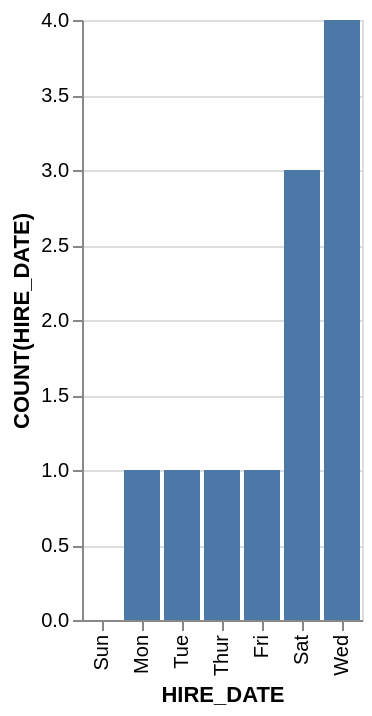

Source (Vega-Lite JSON):
### Vega-Lite specification from a JSON file in a GitHub repository (floating-point values rounded to 4 significant figures)
{"data": {"values": [{"x_data": "Mon", "y_data": 1}, {"x_data": "Tue", "y_data": 1}, {"x_data": "Wed", "y_data": 4}, {"x_data": "Thur", "y_data": 1}, {"x_data": "Fri", "y_data": 1}, {"x_data": "Sat", "y_data": 3}, {"x_data": "Sun", "y_data": 0}]}, "mark": "bar", "encoding": {"x": {"field": "x_data", "type": "nominal", "title": "HIRE_DATE", "sort": {"op": "sum", "field": "y_data", "order": "ascending"}}, "y": {"field": "y_data", "type": "quantitative", "title": "COUNT(HIRE_DATE)"}}}
